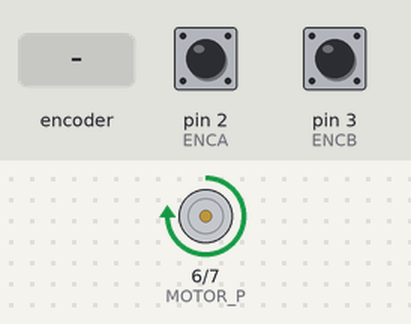
The sketch below on a simulated Arduino Uno, built with avr-gcc and run on an emulated ATmega328P. On the bench: motor-driver pin pairs drawn as motors (green arrow = first pin HIGH = forward, orange = second pin HIGH = backward, longer = more drive, scaled by the enable pin). The inputs (shaded band) are chosen by the test bench; at power-on: pin 2 (ENCA) HIGH, pin 3 (ENCB) HIGH.

Above: at 1.2 s.
1.3 s: rotary encoder on pin 2 (ENCA) / pin 3 (ENCB) turned 2 steps (second pin leading)
At 4.5 s:
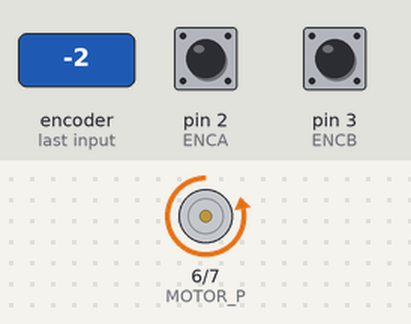
4.7 s: rotary encoder on pin 2 (ENCA) / pin 3 (ENCB) turned 1 step (first pin leading)
At 6.15 s:
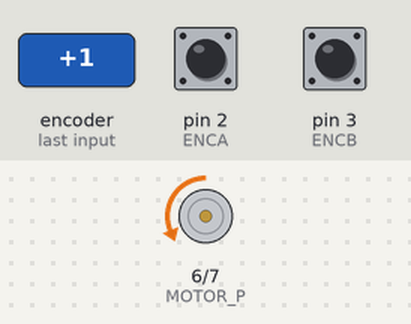
7.8 s: rotary encoder on pin 2 (ENCA) / pin 3 (ENCB) turned 2 steps (second pin leading)
At 9.28 s:
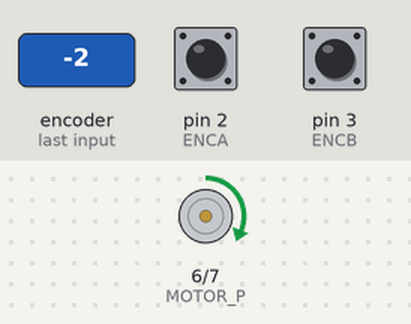
13.9 s: rotary encoder on pin 2 (ENCA) / pin 3 (ENCB) turned 2 steps (second pin leading)
Timing chart, 0 to 18.2 s (numbered marks = the images above; inputs shaded):
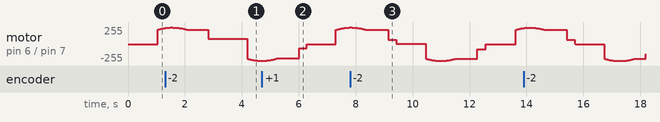

The sketch:

PID_Controller.ino
```cpp
#define PWM 5
#define MOTOR_N 7
#define MOTOR_P 6

#define ENCA 2
#define ENCB 3

volatile int currP = 0; // Current Position
long prevT = 0; //Previous Time
float prevE = 0; // Previous Error
float inteE = 0; // Error Integral

// PID constant
float kP = 1;
float kI = 0;
float kD = 0.025;

void setup()
{
  Serial.begin(9600);

  pinMode(PWM, OUTPUT);
  pinMode(MOTOR_N, OUTPUT);
  pinMode(MOTOR_P, OUTPUT);

  pinMode(ENCA, INPUT);
  pinMode(ENCB, INPUT);

  attachInterrupt(digitalPinToInterrupt(ENCA),readEncoder,RISING);
}

void loop()
{
  // Desired Position
  int target = 250*sin(prevT/1e6);

  long currT = micros(); //Current Time in microseconds
  float deltaT = (float) (currT - prevT)/1e6; // Time difference in seconds
  prevT = currT;

  int pos = 0;
  noInterrupts(); // Disable interrupts temporarily while reading encoder
  pos = currP;
  interrupts();

  int e = target - pos;

  // Derivative Error
  float deriE = (e - prevE)/deltaT;

  // Integral Error
  inteE = inteE + e*deltaT;

  // Speed
  float u = kP*e + kI*inteE + kD*deriE;

  // PWM width
  float w = fabs(u) > 255?255:fabs(u);

  // Rotation Direction
  int d = u > 0?1:-1;

  setMotor(d, w);

  prevE = e;
}

void setMotor(int dir, int width)
{
  analogWrite(PWM, width);
  if (dir == 1){
    digitalWrite(MOTOR_N, LOW);
    digitalWrite(MOTOR_P, HIGH);
  }
  else {
    digitalWrite(MOTOR_N, HIGH);
    digitalWrite(MOTOR_P, LOW);
  }
}

void readEncoder()
{
  if (digitalRead(ENCB) > 0){
    currP++;
  }
  else currP--;
}
```
